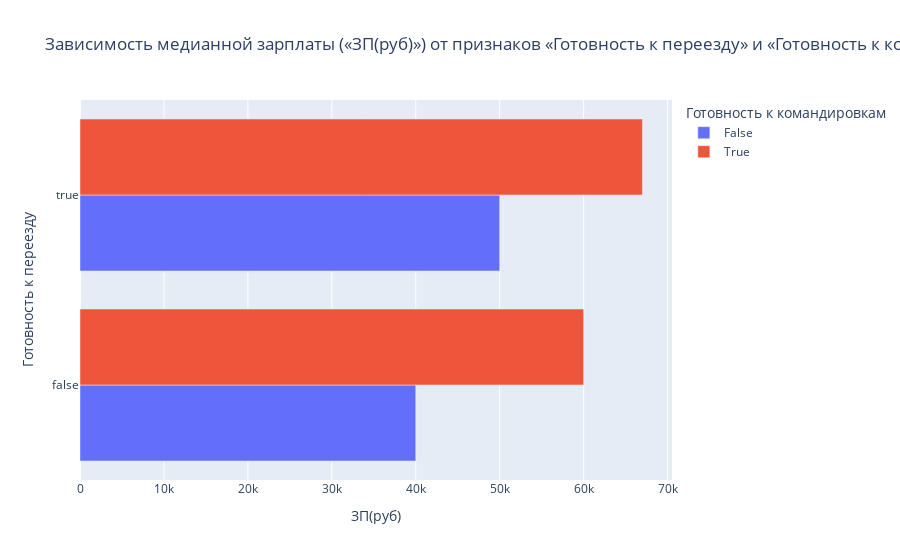

Write notebook code for a chart like this one.
### Markdown cell above
6. Постройте **многоуровневую столбчатую диаграмму**, которая показывает зависимость медианной заработной платы (**"ЗП (руб)"**) от признаков **"Готовность к переезду"** и **"Готовность к командировкам"**. Проанализируйте график, сравнив уровень заработной платы в категориях.

### Code cell
# ваш код здесь

filter_zp = df.groupby(['Готовность к переезду', 'Готовность к командировкам'], as_index=False)['ЗП(руб)'].median()

fig = px.bar(
    data_frame = filter_zp,
    x = 'ЗП(руб)',
    y = 'Готовность к переезду',
    color = 'Готовность к командировкам',
    barmode = "group",
    orientation = 'h',
    title = 'Зависимость медианной зарплаты («ЗП(руб)») от признаков «Готовность к переезду» и «Готовность к командировкам»'
)
fig.show()
fig.write_html("/home/mur/Attest1/plotly/bar6.html")

### Figure 1 — Plotly figure (JSON) as saved in the notebook; plotly's stock layout.template omitted (floating-point values rounded to 4 significant figures)
{"data": [{"alignmentgroup": "True", "hovertemplate": "Готовность к командировкам=False<br>ЗП(руб)=%{x}<br>Готовность к переезду=%{y}<extra></extra>", "legendgroup": "False", "marker": {"color": "#636efa", "pattern": {"shape": ""}}, "name": "False", "offsetgroup": "False", "orientation": "h", "showlegend": true, "textposition": "auto", "type": "bar", "x": [40000, 50000], "xaxis": "x", "y": [false, true], "yaxis": "y"}, {"alignmentgroup": "True", "hovertemplate": "Готовность к командировкам=True<br>ЗП(руб)=%{x}<br>Готовность к переезду=%{y}<extra></extra>", "legendgroup": "True", "marker": {"color": "#EF553B", "pattern": {"shape": ""}}, "name": "True", "offsetgroup": "True", "orientation": "h", "showlegend": true, "textposition": "auto", "type": "bar", "x": [60000, 67000], "xaxis": "x", "y": [false, true], "yaxis": "y"}], "layout": {"barmode": "group", "legend": {"title": {"text": "Готовность к командировкам"}, "tracegroupgap": 0}, "title": {"text": "Зависимость медианной зарплаты («ЗП(руб)») от признаков «Готовность к переезду» и «Готовность к командировкам»"}, "xaxis": {"anchor": "y", "domain": [0, 1], "title": {"text": "ЗП(руб)"}}, "yaxis": {"anchor": "x", "domain": [0, 1], "title": {"text": "Готовность к переезду"}}}}
